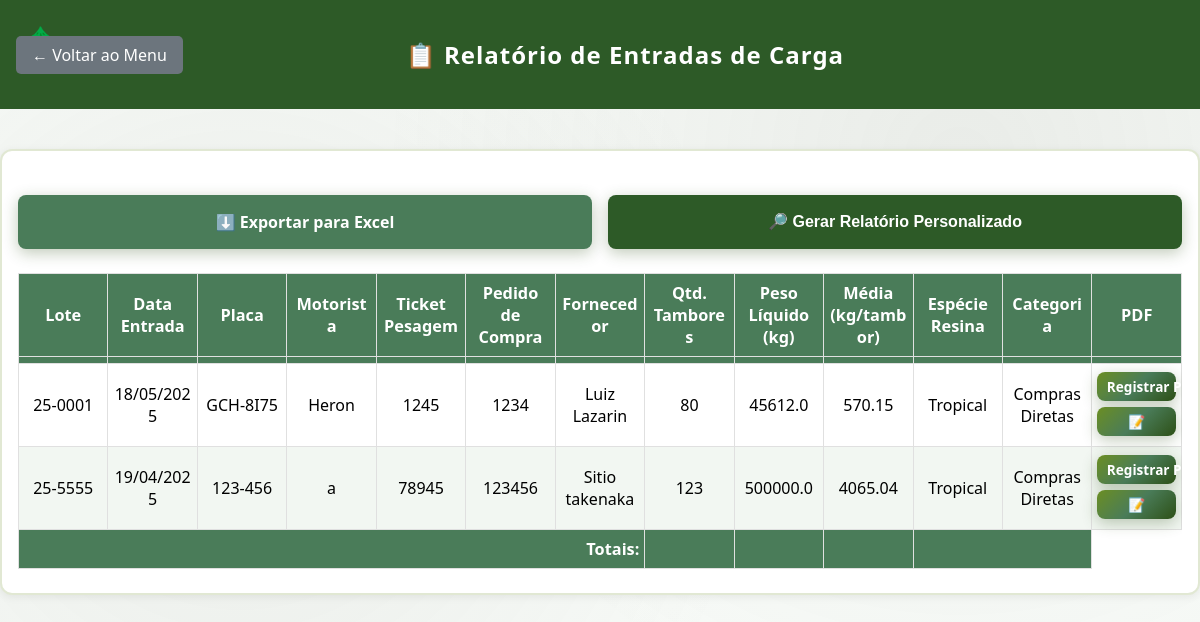
/gerar-relatorio, run on an earlier commit of the app's database.
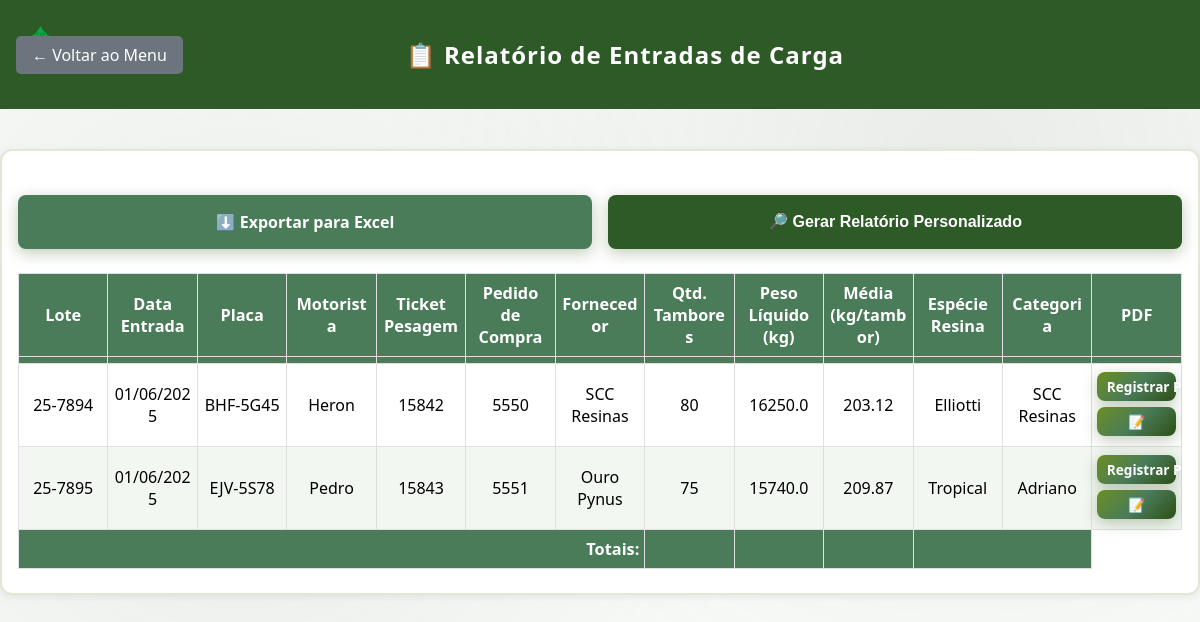
And on a later commit of the database.
### tables this page shows
CREATE TABLE entradas_carga (id INTEGER PRIMARY KEY AUTOINCREMENT, fornecedor TEXT, data_entrada TEXT, motorista TEXT, placa TEXT, quantidade_tambores INTEGER, pedido_compra TEXT, categoria TEXT, especie_resina TEXT, lote TEXT UNIQUE, ticket_pesagem TEXT UNIQUE, peso_liquido REAL, data_registro TEXT, usuario_registro TEXT);

### app.py (the view)
@app.route('/gerar-relatorio', methods=['GET'])
def gerar_relatorio():
    data_inicial = request.args.get('data_inicial')
    data_final = request.args.get('data_final')
    fornecedor = request.args.get('fornecedor')
    categoria = request.args.get('categoria')
    tipo_resina = request.args.get('tipo_resina')
    entradas = listar_entradas()
    if data_inicial:
        entradas = [e for e in entradas if e['data_entrada'] >= data_inicial]
    if data_final:
        entradas = [e for e in entradas if e['data_entrada'] <= data_final]
    if fornecedor:
        entradas = [e for e in entradas if e['fornecedor'] == fornecedor]
    if categoria:
        entradas = [e for e in entradas if e.get('categoria','') == categoria]
    if tipo_resina:
        entradas = [e for e in entradas if e.get('especie_resina','') == tipo_resina]
    return render_template('relatorio_entradas.html', entradas=entradas, lotes_pdfs={})

### app.py (called while the page is built)
def listar_entradas():
    conn = sqlite3.connect(DB_PATH)
    cursor = conn.cursor()
    cursor.execute('SELECT * FROM entradas_carga ORDER BY lote ASC')
    colunas = [desc[0] for desc in cursor.description]
    entradas = [dict(zip(colunas, row)) for row in cursor.fetchall()]
    conn.close()
    return entradas

### templates/relatorio_entradas.html (shortened to what this page needs)
<!DOCTYPE html>
<html lang="pt-BR">
<head>
    <link rel="stylesheet" href="{{ url_for('static', filename='css/style.css') }}">
    <link rel="stylesheet" href="https://cdn.datatables.net/1.13.7/css/jquery.dataTables.min.css">
    <link rel="stylesheet" href="https://cdn.jsdelivr.net/npm/yadcf@0.9.4/jquery.dataTables.yadcf.css">
</head>
<body class="relatorio-body">
    <div class="header">
        <a href="{{ url_for('menu') }}" class="back-btn">← Voltar ao Menu</a>
        <div class="header-title">📋 Relatório de Entradas de Carga</div>
    </div>
    <div class="container">
        <div style="display: flex; justify-content: flex-end; gap: 1rem; margin-bottom: 1rem;">
            <a href="{{ url_for('exportar_excel') }}" class="btn"
                style="background: #4a7c59; color: white; font-weight: bold;">⬇️ Exportar para Excel</a>
            <button type="button" class="btn" id="btn-filtros"
                style="background: #2d5a27; color: white; font-weight: bold;">🔎 Gerar Relatório Personalizado</button>
        </div>
        {% if entradas %}
        <div class="table-responsive">
            <table id="tabela-entradas">
                <thead>
                    <tr>
                        <th>Lote</th>
                        <th>Data Entrada</th>
                        <th>Placa</th>
                        <th>Motorista</th>
                        <th>Ticket Pesagem</th>
                        <th>Pedido de Compra</th>
                        <th>Fornecedor</th>
                        <th>Qtd. Tambores</th>
                        <th>Peso Líquido (kg)</th>
                        <th>Média (kg/tambor)</th>
                        <th>Espécie Resina</th>
                        <th>Categoria</th>
                        <th>PDF</th>
                    </tr>
                    <tr class="filters">
                        <th></th>
                        <th></th>
                        <th></th>
                        <th></th>
                        <th></th>
                        <th></th>
                        <th></th>
                        <th></th>
                        <th></th>
                        <th></th>
                        <th></th>
                        <th></th>
                        <th></th>
                    </tr>
                </thead>
                <tbody>
                    {% for entrada in entradas %}
                    <tr>
                        <td>{{ entrada.lote }}</td>
                        <td data-date="{{ entrada.data_entrada }}">{% set data = entrada.data_entrada.split('-') %}{{
                            data[2] }}/{{ data[1] }}/{{ data[0] }}</td>
                        <td>{{ entrada.placa }}</td>
                        <td>{{ entrada.motorista }}</td>
                        <td>{{ entrada.ticket_pesagem }}</td>
                        <td>{{ entrada.pedido_compra or '-' }}</td>
                        <td>{{ entrada.fornecedor }}</td>
                        <td>{{ entrada.quantidade_tambores }}</td>
                        <td>{{ entrada.peso_liquido }}</td>
                        <td>{% if entrada.quantidade_tambores and entrada.peso_liquido %}{{ (entrada.peso_liquido /
                            entrada.quantidade_tambores)|round(2) }}{% else %}-{% endif %}</td>
                        <td>{{ entrada.especie_resina }}</td>
                        <td>{{ entrada.categoria or '-' }}</td>
                        <td>
                            {% if entrada.lote in lotes_pdfs %}
                            <div class="pdf-actions">
                                <a href="{{ url_for('static', filename='processos_pdfs/' + lotes_pdfs[entrada.lote]) }}"
                                    class="btn" target="_blank">Abrir PDF</a>
                                <a href="{{ url_for('registrar_processo', lote=entrada.lote) }}" class="btn"
                                    title="Editar PDF">✏️</a>
                                <a href="{{ url_for('editar_entrada', id=entrada.id) }}" class="btn"
                                    title="Editar Entrada">📝</a>
                            </div>
                            {% else %}
                            <div class="pdf-actions">
                                <a href="{{ url_for('registrar_processo', lote=entrada.lote) }}" class="btn">Registrar
                                    Processo</a>
                                <a href="{{ url_for('editar_entrada', id=entrada.id) }}" class="btn"
                                    title="Editar Entrada">📝</a>
                            </div>
                            {% endif %}
                        </td>
                    </tr>
                    {% endfor %}
                </tbody>
                <tfoot>
                    <tr>
                        <th colspan="7" style="text-align:right">Totais:</th>
                        <th id="soma-tambores"></th>
                        <th id="soma-peso"></th>
                        <th id="media-peso-tambor"></th>
                        <th colspan="2"></th>
                    </tr>
                </tfoot>
            </table>
        </div>
        {% else %}
        <p style="text-align:center; color:#888;">Nenhuma entrada de carga registrada.</p>
        {% endif %}
    </div>
</body>
</html>

### static/css/style.css (style rules this page uses)
* { margin: 0; padding: 0; box-sizing: border-box; }
body { font-family: 'Segoe UI', Tahoma, Geneva, Verdana, sans-serif; background: linear-gradient(135deg, #2d5016 0%, #4a7c59 50%, #6b8e23 100%); background-attachment: fixed; min-height: 100vh; display: flex; align-items: center; justify-content: center; }
body::before { content: ''; position: fixed; top: 0; left: 0; width: 100%; height: 100%; background-image: radial-gradient(circle at 20% 50%, rgba(120, 119, 108, 0.1) 0%, transparent 50%), radial-gradient(circle at 80% 20%, rgba(120, 119, 108, 0.1) 0%, transparent 50%); pointer-events: none; z-index: -1; }
.container { background: rgba(255, 255, 255, 0.95); backdrop-filter: blur(10px); padding: 2.5rem; border-radius: 15px; box-shadow: 0 20px 40px rgba(45, 80, 22, 0.3); width: 100%; max-width: 420px; border: 2px solid rgba(107, 142, 35, 0.2); }
.header { text-align: center; margin-bottom: 2.5rem; }
.header::before { content: '🌲'; font-size: 2.5rem; display: block; margin-bottom: 1rem; }
.btn { display: inline-block; padding: 1rem 2rem; background: linear-gradient(135deg, #6b8e23 0%, #4a7c59 50%, #2d5016 100%); color: white; text-decoration: none; border: none; border-radius: 8px; cursor: pointer; font-size: 1rem; font-weight: 600; transition: all 0.3s ease; width: 100%; text-align: center; box-shadow: 0 4px 15px rgba(45, 80, 22, 0.3); }
.filters th { padding: 0.2rem; text-align: center; vertical-align: middle; }

### templates/relatorio_entradas.html (style rules this page uses)
body.relatorio-body { display: block !important; background: #f7faf7; min-height: 100vh; }
.header { background: #2d5a27; padding: 1.2rem 1rem; display: flex; align-items: center; justify-content: center; color: white; position: relative; }
.header-title { flex: 1; text-align: center; font-size: 1.5rem; font-weight: bold; letter-spacing: 1px; }
.back-btn { position: absolute; left: 1rem; top: 50%; transform: translateY(-50%); background: #6c757d; color: white; padding: 0.5rem 1rem; text-decoration: none; border-radius: 5px; font-size: 1rem; }
.container { max-width: 1800px !important; margin: 2.5rem auto 0 auto; padding: 1.5rem 1rem; background: white; border-radius: 12px; box-shadow: 0 2px 8px rgba(0, 0, 0, 0.07); }
.table-responsive { overflow-x: auto; width: 100%; }
table { width: 100%; border-collapse: collapse; margin-top: 0.5rem; font-size: 1rem; max-width: 100%; table-layout: fixed; }
th, td { border: 1px solid #e0e0e0; padding: 0.5rem 0.3rem; text-align: center; vertical-align: middle; white-space: normal; word-wrap: break-word; min-width: 120px; }
th { background: #4a7c59; color: #fff; font-size: 1.02rem; font-weight: 600; }
tr:nth-child(even) { background: #f2f7f2; }
.pdf-actions { display: flex; flex-wrap: wrap; gap: 0.3rem; justify-content: center; align-items: center; }
.pdf-actions .btn { min-width: 60px; font-size: 0.85rem; padding: 0.3rem 0.6rem; margin-bottom: 2px; white-space: nowrap; }

What changed in the data, as far as the page shows it:
removed entradas_carga: lote "25-0001", data "18", data "05", data "2025", placa "GCH-8I75", motorista "Heron", ticket_pesagem "1245", pedido_compra "1234", fornecedor "Luiz Lazarin", quantidade_tambores "80", peso_liquido "45612.0", peso_liquido+quantidade_tambores "570.15", especie_resina "Tropical", categoria "Compras Diretas"
removed entradas_carga: lote "25-5555", data "19", data "04", data "2025", placa "123-456", motorista "a", ticket_pesagem "78945", pedido_compra "123456", fornecedor "Sitio takenaka", quantidade_tambores "123", peso_liquido "500000.0", peso_liquido+quantidade_tambores "4065.04", especie_resina "Tropical", categoria "Compras Diretas"
added entradas_carga: lote "25-7894", data "01", data "06", data "2025", placa "BHF-5G45", motorista "Heron", ticket_pesagem "15842", pedido_compra "5550", fornecedor "SCC Resinas", quantidade_tambores "80", peso_liquido "16250.0", peso_liquido+quantidade_tambores "203.12", especie_resina "Elliotti", categoria "SCC Resinas"
added entradas_carga: lote "25-7895", data "01", data "06", data "2025", placa "EJV-5S78", motorista "Pedro", ticket_pesagem "15843", pedido_compra "5551", fornecedor "Ouro Pynus", quantidade_tambores "75", peso_liquido "15740.0", peso_liquido+quantidade_tambores "209.87", especie_resina "Tropical", categoria "Adriano"
